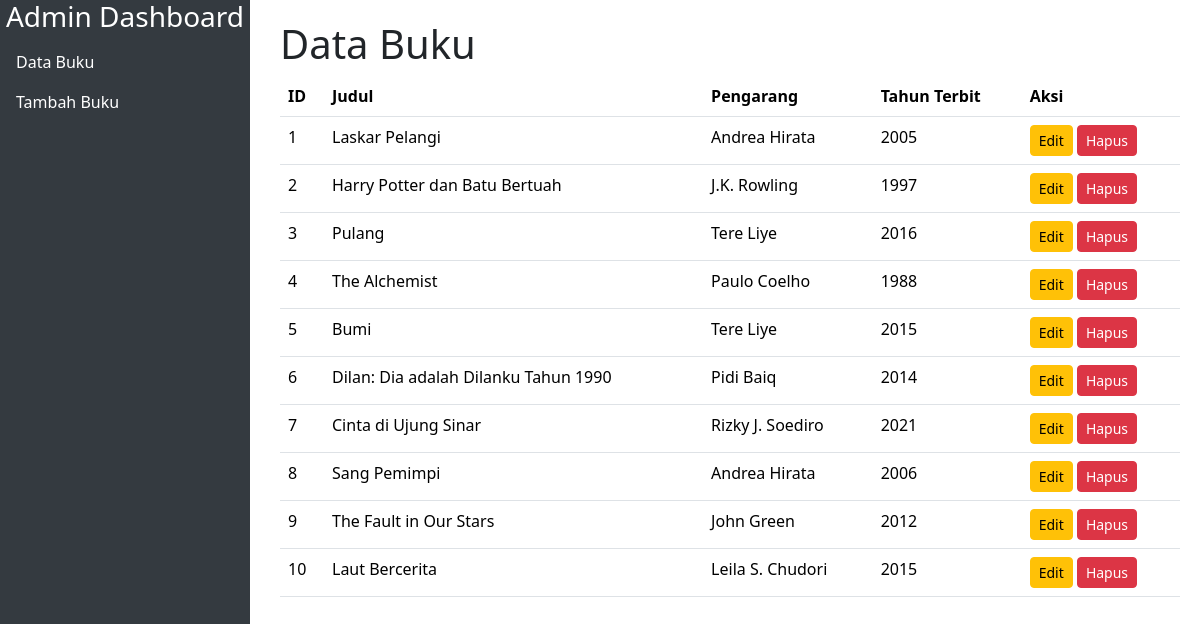
The page / on the database its author committed.
### tables this page shows
CREATE TABLE `data_buku` (
  `id` int NOT NULL,
  `judul` varchar(255) NOT NULL,
  `pengarang` varchar(255) NOT NULL,
  `tahun_terbit` int NOT NULL
);

### index.php (the view, shortened to what this page needs)
<?php
$host = 'localhost';
$user = 'root';
$password = '';
$database = 'prakweb2024_d_223040173';
$conn = new mysqli($host, $user, $password, $database);
$sql = "SELECT id, judul, pengarang, tahun_terbit FROM data_buku";
$result = $conn->query($sql);
$books = [];
if ($result->num_rows > 0) {
    while ($row = $result->fetch_assoc()) {
        $books[] = $row;
    }
}
?>
<!doctype html>
<html lang="en">
<head>
    <link href="https://cdn.jsdelivr.net/npm/bootstrap@5.3.3/dist/css/bootstrap.min.css" rel="stylesheet">
</head>
<body>
    <div class="sidebar">
        <h3 class="text-center">Admin Dashboard</h3>
        <ul class="nav flex-column">
            <li class="nav-item">
                <a class="nav-link active" href="">Data Buku</a>
            </li>
            <li class="nav-item">
                <a class="nav-link" href="add.php">Tambah Buku</a>
            </li>
        </ul>
    </div>
    <div class="content">
        <h1>Data Buku</h1>
        <table class="table">
            <thead>
                <tr>
                    <th>ID</th>
                    <th>Judul</th>
                    <th>Pengarang</th>
                    <th>Tahun Terbit</th>
                    <th>Aksi</th>
                </tr>
            </thead>
            <tbody>
                <?php foreach ($books as $book): ?>
                <tr>
                    <td><?= $book['id'] ?></td>
                    <td><?= $book['judul'] ?></td>
                    <td><?= $book['pengarang'] ?></td>
                    <td><?= $book['tahun_terbit'] ?></td>
                    <td>
                        <a href="edit.php?id=<?= $book['id'] ?>" class="btn btn-warning btn-sm">Edit</a>
                        <a href="hapus.php?id=<?= $book['id']; ?>" class="btn btn-danger btn-sm">Hapus</a>
                    </td>
                </tr>
                <?php endforeach; ?>
            </tbody>
        </table>
    </div>
</body>
</html>

### index.php (style rules this page uses)
.sidebar { height: 100vh; position: fixed; top: 0; left: 0; width: 250px; background: #343a40; color: white; }
.sidebar a { color: white; text-decoration: none; }
.content { margin-left: 260px; padding: 20px; }

### rows shown on the page
data_buku: id "1", judul "Laskar Pelangi", pengarang "Andrea Hirata", tahun_terbit "2005"
data_buku: id "2", judul "Harry Potter dan Batu Bertuah", pengarang "J.K. Rowling", tahun_terbit "1997"
data_buku: id "3", judul "Pulang", pengarang "Tere Liye", tahun_terbit "2016"
data_buku: id "4", judul "The Alchemist", pengarang "Paulo Coelho", tahun_terbit "1988"
data_buku: id "5", judul "Bumi", pengarang "Tere Liye", tahun_terbit "2015"
data_buku: id "6", judul "Dilan: Dia adalah Dilanku Tahun 1990", pengarang "Pidi Baiq", tahun_terbit "2014"
data_buku: id "7", judul "Cinta di Ujung Sinar", pengarang "Rizky J. Soediro", tahun_terbit "2021"
data_buku: id "8", judul "Sang Pemimpi", pengarang "Andrea Hirata", tahun_terbit "2006"
data_buku: id "9", judul "The Fault in Our Stars", pengarang "John Green", tahun_terbit "2012"
data_buku: id "10", judul "Laut Bercerita", pengarang "Leila S. Chudori", tahun_terbit "2015"
